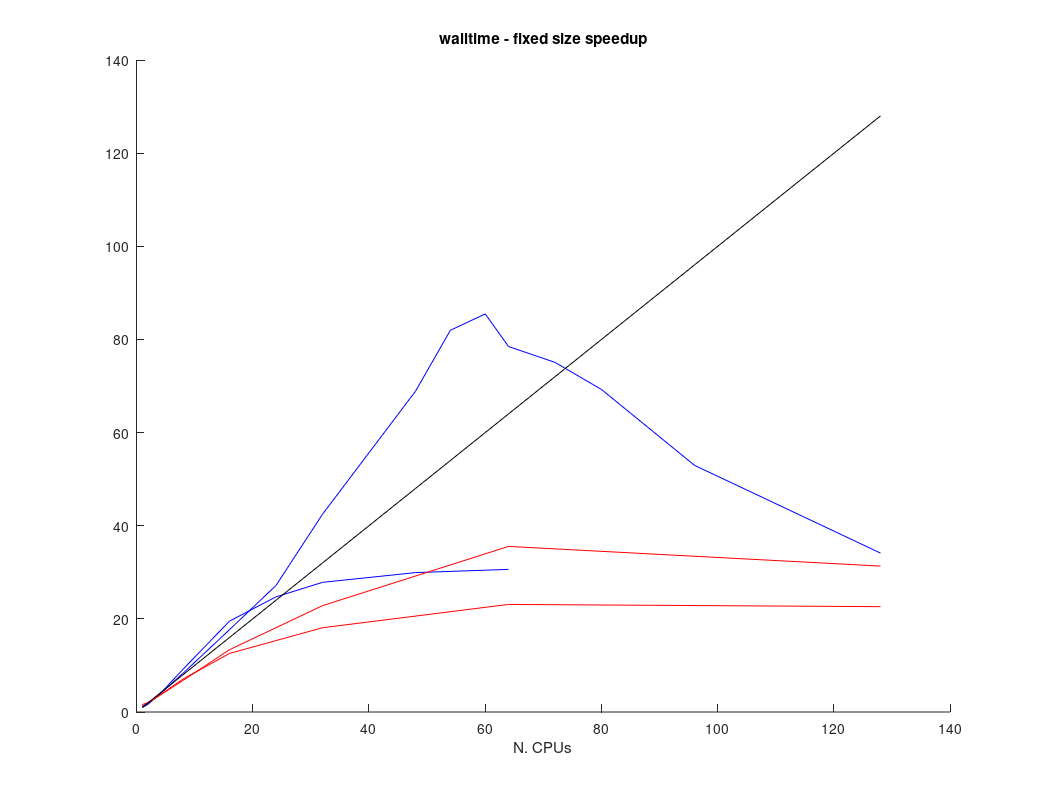

Here is the MATLAB script that generated this plot:
clear all

np=cell(0);
wtime=cell(0);





leg={'Columbia 150x150',   % i=1 is the Columbia 150x150 case
     'Columbia 300x300',   % i=2 is the Columbia 300x300 case
     'Lonestar 150x150',   % i=3 is the Lonestar 150x150 case
     'Lonestar 300x300',   % i=4 is the Lonestar 300x300 case
     };

if exist('OCTAVE_VERSION')
  colors = {'b',
	    'b',
	    'r',
	    'r'};

else
  colors = {'bs-',
	    'bs--',
	    'ro-',
	    'ro--'};
end


% Columbia 150x150 case
np{1} = [ 
     1
     2
     4
     8
     16
     24
     32
     48
     64
     ];

% Columbia 300x300 case
np{2} = [     
    1         
    2         
    4         
    8         
    16        
    24        
    32        
    48        
    54        
    60        
    64        
    72        
    80        
    96        
    128       
	];

% Lonestar 150x150
np{3} = [
    1      
    2      
    4      
    8      
    16     
    32     
    64     
    128    
    ];





% Lonestar 150x150
wtime{3} = [
1838.26
1478.61
813.171
418.096
235.213
163.417
128.016
130.745
    ];



 % Columbia 150x150 case, 1st and 2nd series average
 wtime{1} = [
     (1995    + 1986) / 2.0
     (1185    + 1202) / 2.0
     (515     + 521) / 2.0
     (214     + 220) / 2.0
     (101     + 103) / 2.0
     (80     + 81  ) / 2.0
     (72     + 71  ) / 2.0
     (70     + 63  ) / 2.0
     (65     + 65  ) / 2.0
     ];



 % Columbia 300x300 case
 wtime{2} = [
     25900
     14223
     6743
     3118
     1465
     953
     610
     376
     316
     303
     330
     345
     374
     489
     759
     ];



% Lonestar 300x300
np{4} = [
    1      
    2      
    4      
    8      
    16     
    32     
    64
    128
    ];


% Lonestar 300x300
wtime{4} = [
    16632.8
    10760.5
    6021.43
    3174.81
    1609.73
    942.426
    605.31
    686.786    
    ];
 


% Get union of CPU configurations


figure(1);
clf;
all_cpu=[];
hold on

for i=1:length(np)
  all_cpu = union(all_cpu, np{i});
  
  x = np{i};

  
if (i>2)
  y = 2.* wtime{i}(2) ./ wtime{i};
else
  y = wtime{i}(1) ./ wtime{i};
end

  plot (x, y, colors{i});
  
  %  y = wtime2{i}(1) ./ wtime2{i};
  %  plot (x, y, 'b-+');
  title('walltime - fixed size speedup');
  xlabel('N. CPUs');
end

plot (all_cpu, all_cpu, 'k-');

orient landscape


if exist('OCTAVE_VERSION')
  %Octave stuff;
  print('-dps', 'all_walltime.ps');
else
  legend(leg,0);
  axis square
  set(gca,'XTick',all_cpu);
  set(gca,'XLim',[all_cpu(1) all_cpu(length(all_cpu))]);
  set(gca,'YLim',[all_cpu(1) all_cpu(length(all_cpu))]);
  print('-dpdf', 'all_walltime.pdf');
end



